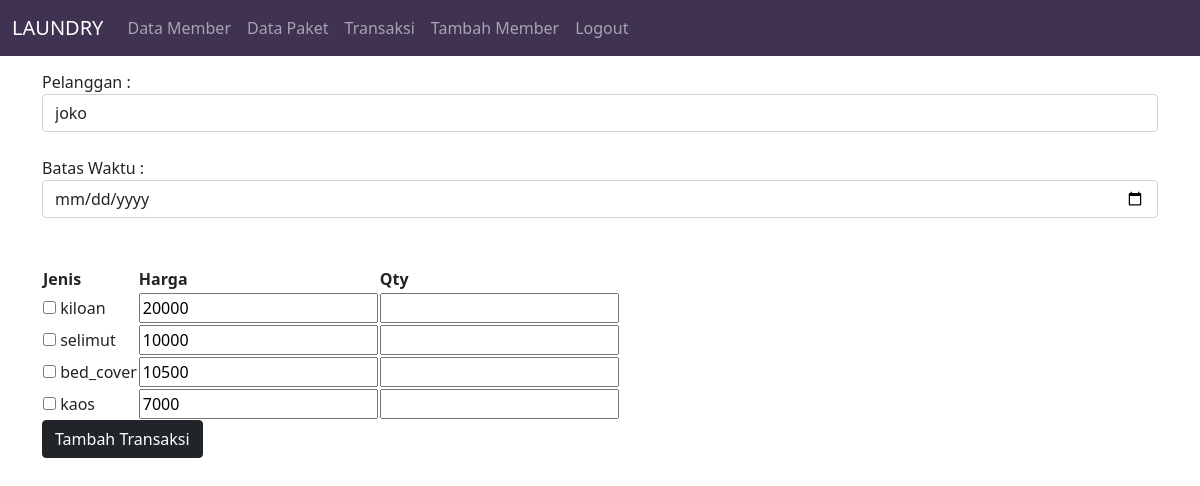
/tambah_transaksi.php (signed in), run on the app's committed database.
### tables this page shows
CREATE TABLE `paket` (
  `id_paket` int(11) NOT NULL,
  `jenis` enum('kiloan','selimut','bed_cover','kaos') NOT NULL,
  `harga` int(11) NOT NULL
);

### tambah_transaksi.php (the view, shortened to what this page needs)
<!DOCTYPE html>
<html lang="en">
<head>
    <link href="https://cdn.jsdelivr.net/npm/bootstrap@5.1.1/dist/css/bootstrap.min.css" rel="stylesheet">
    <?php include "navbar.php" ?>
</head>
<body>
    <div class=container>
    <form action="proses_tambah_transaksi.php" method="post">
        <h2>Add Transaksi</h2>
        <br>
        Pelanggan :
        <select name="id_member" class="form-control">
            <?php
            include "koneksi.php";
            $qry_member=mysqli_query($koneksi,"select * from member");
            while($data_member=mysqli_fetch_array($qry_member)){
                echo '<option value="'.$data_member['id_member'].'">'.$data_member['nama_member'].'</option>';
            }
            ?>
        </select>
        <br>
        Batas Waktu :
        <input type="date" name="batas_waktu" value="" class="form-control" require>
        <br>
        <br>
        <table>
            <tr>
                <th>Jenis</th>
                <th>Harga</th>
                <th>Qty</th>
            </tr>
            <?php
                include "koneksi.php";
                $qry_paket=mysqli_query($koneksi,"select * from paket");
                while($data_paket=mysqli_fetch_array($qry_paket)){
                    echo '<tr>
                        <td>
                            <input type="checkbox" id="'.$data_paket['id_paket'].'" name="'.$data_paket['id_paket'].'" value="'.$data_paket['id_paket'].'">
                            <label for="'.$data_paket['id_paket'].'"> '.$data_paket['jenis'].'</label></td>
                        <td>
                            <input type="number" name="harga'.$data_paket['id_paket'].'" value="'.$data_paket['harga'].'" readonly>
                        </td>
                        <td>
                            <input type="number" name="qty'.$data_paket['id_paket'].'" value="">
                        </td>
                    </tr>';
                }
            ?>
        </table>
        <input type="submit" value="Tambah Transaksi" class="btn btn-dark">
    </form>
</div>
</body>
</html>

### data on the page
paket: jenis "kiloan", harga "20000"
paket: jenis "selimut", harga "10000"
paket: jenis "bed_cover", harga "10500"
paket: jenis "kaos", harga "7000"

### other printed values
form field id_member "joko"
